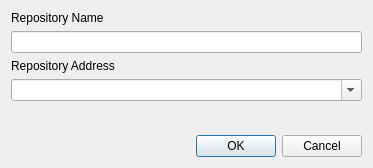
<ui version="4.0" >
 <class>RepoDialog</class>
 <widget class="QDialog" name="RepoDialog" >
  <property name="geometry" >
   <rect>
    <x>0</x>
    <y>0</y>
    <width>373</width>
    <height>168</height>
   </rect>
  </property>
  <property name="minimumSize" >
   <size>
    <width>373</width>
    <height>168</height>
   </size>
  </property>
  <property name="windowTitle" >
   <string>Add New Repository</string>
  </property>
  <property name="modal" >
   <bool>true</bool>
  </property>
  <layout class="QGridLayout" name="gridLayout" >
   <item row="5" column="0" >
    <widget class="QDialogButtonBox" name="buttonBox" >
     <property name="orientation" >
      <enum>Qt::Horizontal</enum>
     </property>
     <property name="standardButtons" >
      <set>QDialogButtonBox::Cancel|QDialogButtonBox::Ok</set>
     </property>
    </widget>
   </item>
   <item row="1" column="0" >
    <widget class="QLineEdit" name="repoName" />
   </item>
   <item row="0" column="0" >
    <widget class="QLabel" name="textLabel1" >
     <property name="toolTip" >
      <string>Name of the repository, e.g &lt;b>pardus-devel&lt;/b></string>
     </property>
     <property name="text" >
      <string>Repository Name</string>
     </property>
     <property name="wordWrap" >
      <bool>false</bool>
     </property>
    </widget>
   </item>
   <item row="4" column="0" >
    <spacer name="verticalSpacer" >
     <property name="orientation" >
      <enum>Qt::Vertical</enum>
     </property>
     <property name="sizeHint" stdset="0" >
      <size>
       <width>20</width>
       <height>40</height>
      </size>
     </property>
    </spacer>
   </item>
   <item row="2" column="0" >
    <widget class="QLabel" name="label" >
     <property name="text" >
      <string>Repository Address</string>
     </property>
    </widget>
   </item>
   <item row="3" column="0" >
    <widget class="QComboBox" name="repoAddress" >
     <property name="editable" >
      <bool>true</bool>
     </property>
     <item>
      <property name="text" >
       <string/>
      </property>
     </item>
     <item>
      <property name="text" >
       <string>http://packages.pardus.org.tr/pardus-2009.2/pisi-index.xml.bz2</string>
      </property>
     </item>
     <item>
      <property name="text" >
       <string>http://packages.pardus.org.tr/contrib-2009/pisi-index.xml.bz2</string>
      </property>
     </item>
    </widget>
   </item>
  </layout>
 </widget>
 <resources/>
 <connections>
  <connection>
   <sender>buttonBox</sender>
   <signal>accepted()</signal>
   <receiver>RepoDialog</receiver>
   <slot>accept()</slot>
   <hints>
    <hint type="sourcelabel" >
     <x>248</x>
     <y>254</y>
    </hint>
    <hint type="destinationlabel" >
     <x>157</x>
     <y>274</y>
    </hint>
   </hints>
  </connection>
  <connection>
   <sender>buttonBox</sender>
   <signal>rejected()</signal>
   <receiver>RepoDialog</receiver>
   <slot>reject()</slot>
   <hints>
    <hint type="sourcelabel" >
     <x>316</x>
     <y>260</y>
    </hint>
    <hint type="destinationlabel" >
     <x>286</x>
     <y>274</y>
    </hint>
   </hints>
  </connection>
 </connections>
</ui>
